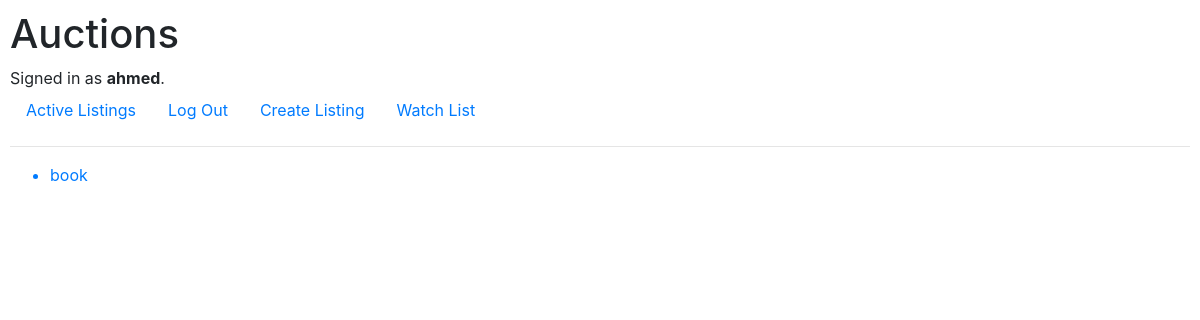
Before: /watchlist (signed in) with the older database file.
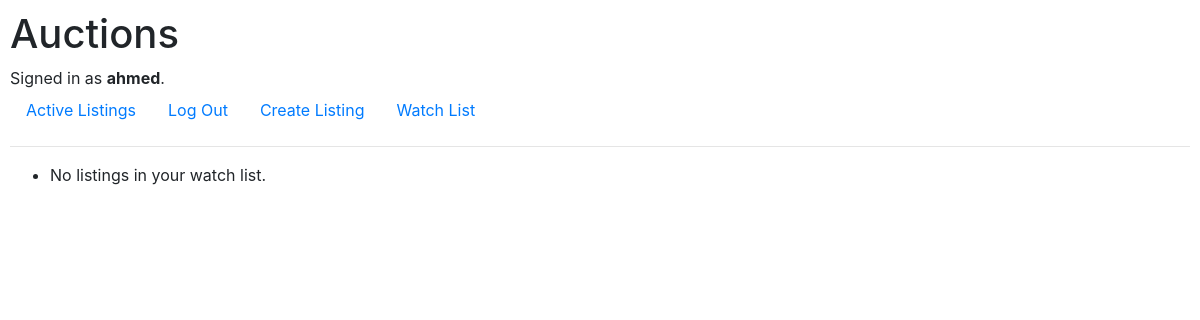
After: the same page with the newer database file.
### auctions/models.py (models this page shows, shortened)
class AuctionListing(models.Model):
    status = models.BooleanField(default=True)
    title = models.CharField(max_length=100, null=False, blank=False)
    description = models.TextField(null=False, blank=False)
    image = models.URLField(null=True, blank=True)
    starting_price = models.DecimalField(
        max_digits=8,
        decimal_places=2,
        null=False,
        blank=False,
        validators=[MinValueValidator(0.01)],
    )
    current_price = models.DecimalField(
        max_digits=8,
        decimal_places=2,
        null=True,
        blank=True,
        validators=[MinValueValidator(0.01)],
    )
    time = models.DateTimeField(auto_now_add=True, null=False, blank=False)
    bidding_count = models.IntegerField(
        default=0, null=False, blank=False, validators=[MinValueValidator(0)]
    )
    highest_bid = models.OneToOneField(
        "Bid", on_delete=models.SET_NULL, null=True, blank=True
    )
    seller = models.ForeignKey(
        User,
        related_name="auction_listing",
        on_delete=models.CASCADE,
        null=False,
        blank=False,
    )
    category = models.ForeignKey(
        Category,
        related_name="auction_listing",
        on_delete=models.SET_DEFAULT,
        default=1,
        null=False,
        blank=False,
    )

### auctions/views.py (the view, shortened to what this page needs)
# urls.py: path("watchlist", views.watchlist, name="watchlist"),
@login_required(login_url="login")
def watchlist(request):
    user = request.user
    listings = user.watchlist.all()
    return render(request, "auctions/watchlist.html", {
        "listings": listings
    })

### auctions/templates/auctions/watchlist.html
{% extends "auctions/layout.html" %}
{% block body %}
    <ul>
        {% for listing in listings %}
            <a href="{% url 'listing' listing.id %}">
                <li>{{ listing.title }}</li>
            </a>
        {% empty %}
            <li>No listings in your watch list.</li>
        {% endfor %}
    </ul>
{% endblock %}

Changed rows visible on the page:
removed AuctionListing: title "book"
Other visible differences:
text now shown: "No listings in your watch list."
